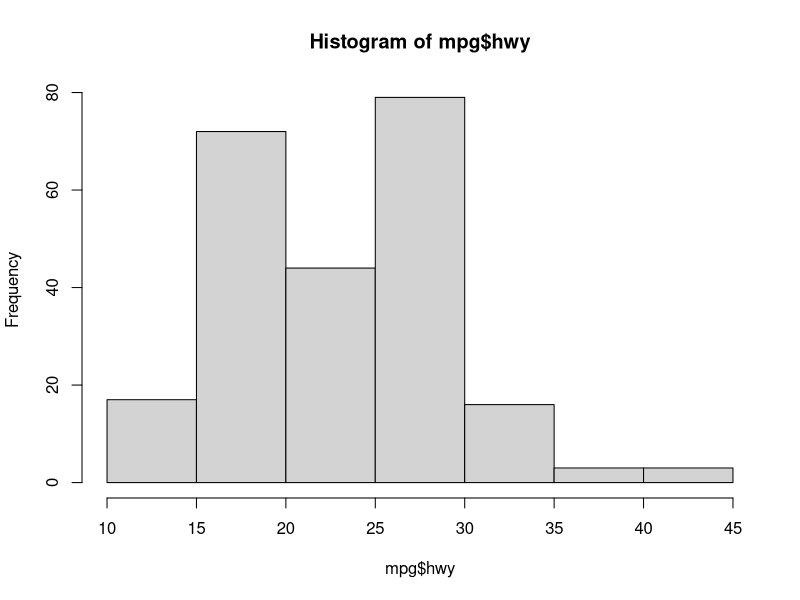
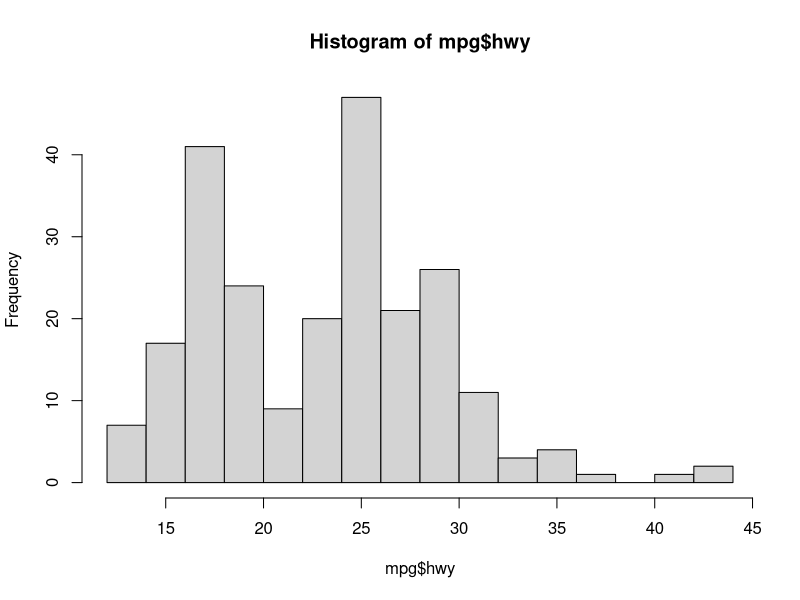
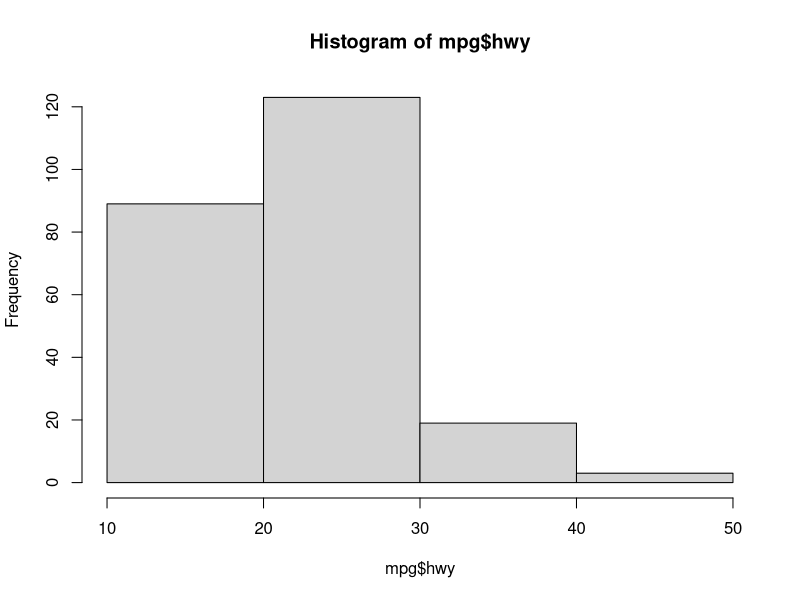
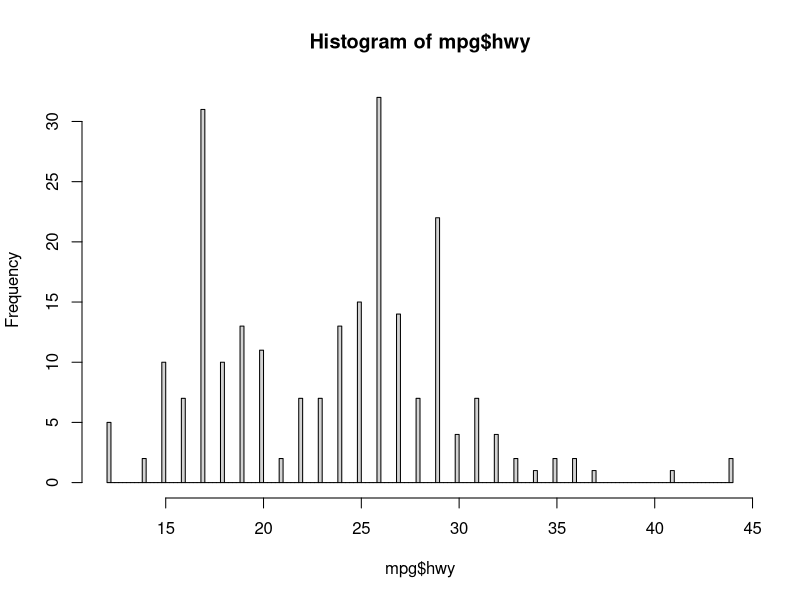
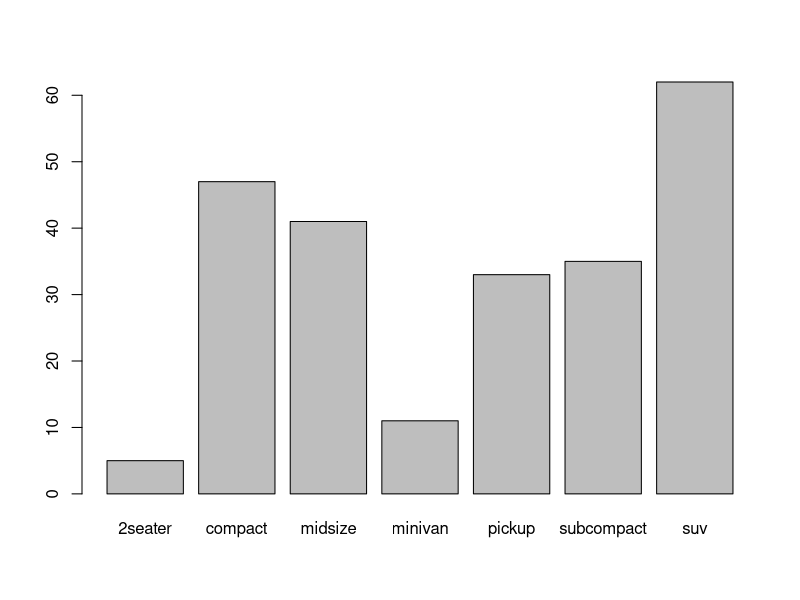
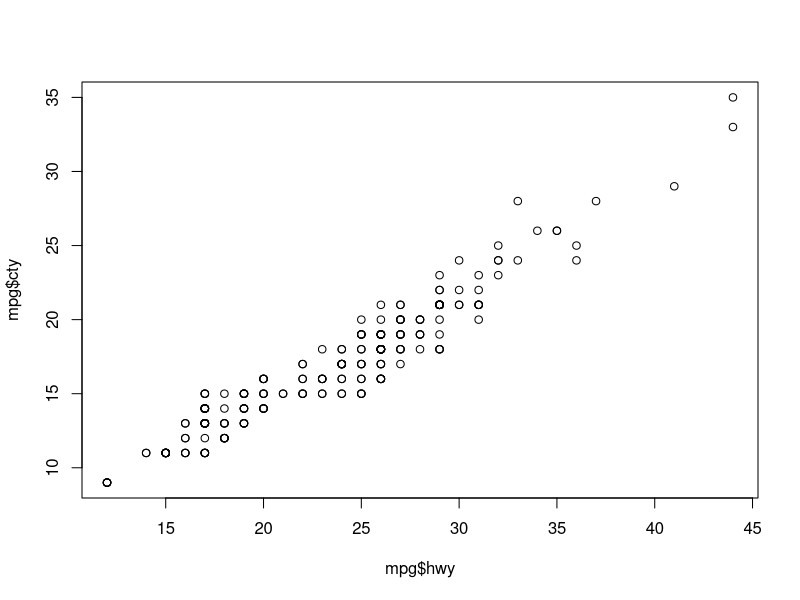
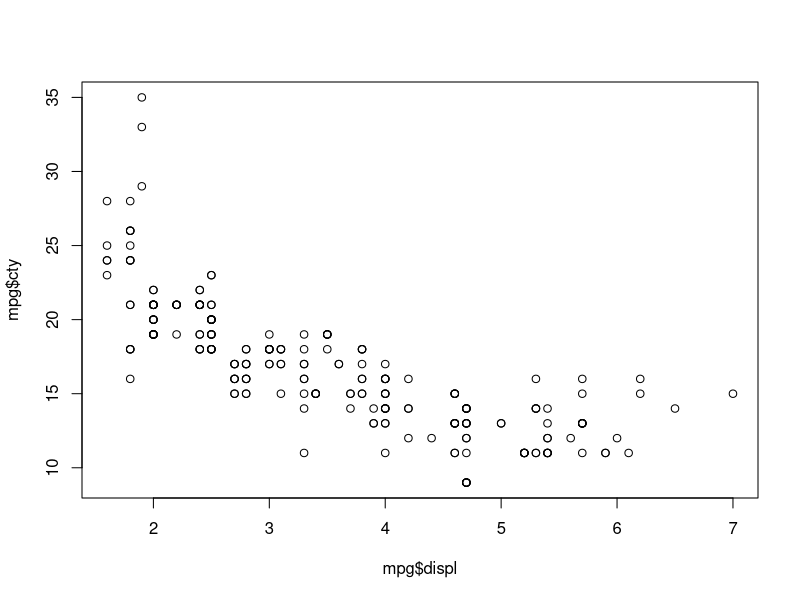
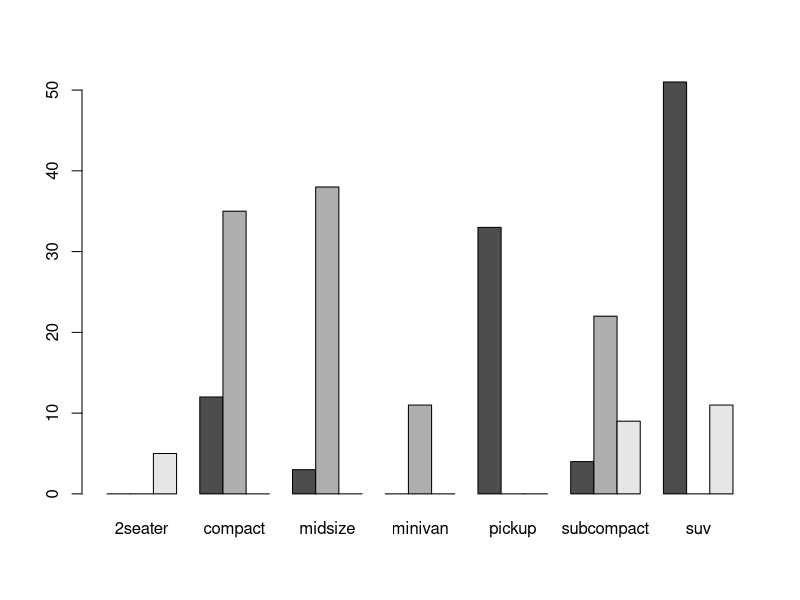

These figures' R source, in order:
## ---- chunk 1

#---------- RSTUDIO STARTER V 2.0  --------------#
#                    -Prepared with care by  AM ;D
                
                                                                          
knitr::opts_chunk$set(echo = TRUE, 
                      message = FALSE, 
                      warning = FALSE)      
library(tidyverse)                
library(ggthemes)                    

theme_set(theme_tufte() +                                     
  theme(text=element_text(family="sans")))  

#------------------------------------------------#
## ---- chunk 2
head(mpg)
## ---- chunk 3

#note:  $ choooses variable

hist( mpg$hwy )

## ---- chunk 4
hist( mpg$hwy, breaks=15)
## ---- chunk 5
hist(mpg$hwy,breaks = 4)
## ---- chunk 6
hist(mpg$hwy, breaks=200)
## ---- chunk 7
table(mpg$class)
## ---- chunk 8
barplot( table( mpg$class))
## ---- chunk 9
plot( mpg$hwy, mpg$cty )
## ---- chunk 10
plot( mpg$displ, mpg$cty)
## ---- chunk 11
table(mpg$drv, mpg$class)
## ---- chunk 12
# Note:  <- stores a variable

counts <- table(mpg$drv, mpg$class) 

barplot(counts, beside = TRUE)

## ---- chunk 13
counts2 <- table(mpg$class, mpg$drv)
barplot(counts2, beside = TRUE)
